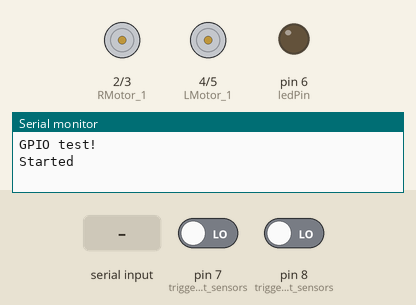
Bench run of a sketch on a simulated Arduino Uno, built with avr-gcc and run on an emulated ATmega328P. Shown: motor-driver pin pairs drawn as motors (green arrow = first pin HIGH = forward, orange = second pin HIGH = backward, longer = more drive, scaled by the enable pin), output pins drawn as LEDs (lit = HIGH), the last lines printed to the serial monitor. The test bench sets the inputs (shaded band); at power-on: pin 7 (trigger_light_sensors) LOW, pin 8 (trigger_light_sensors) LOW.

Above: at 2.2 s.
2.3 s: "2" received over the second serial link
At 2.7 s:
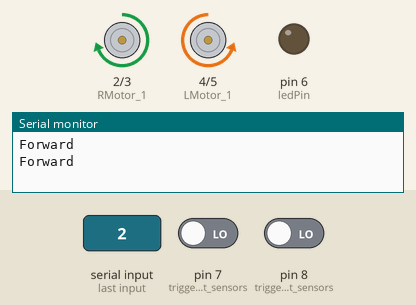
3.8 s: pin 7 (trigger_light_sensors) driven HIGH
At 5.1 s:
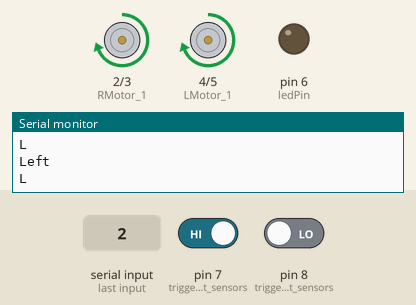
5.4 s: pin 8 (trigger_light_sensors) driven HIGH
At 6.4 s:
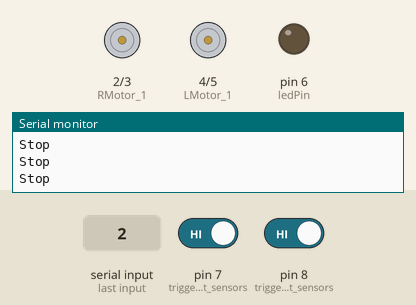
7.4 s: pin 7 (trigger_light_sensors) driven LOW
At 7.9 s:
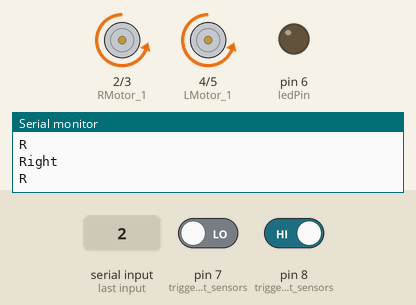
9.0 s: pin 8 (trigger_light_sensors) driven LOW
At 10.4 s:
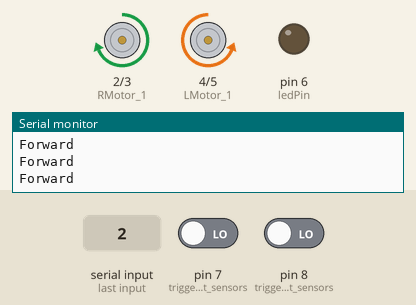
Timing chart, 0 to 36.8 s (numbered marks = the images above; inputs shaded):
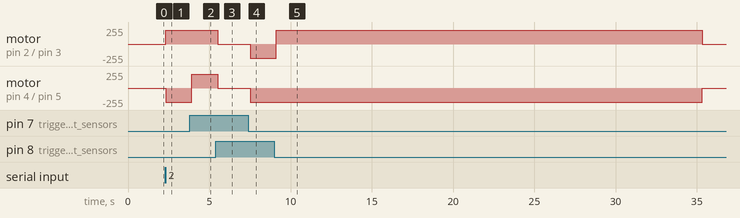

The sketch:

LIGHT.ino
```cpp
#include <SoftwareSerial.h>
SoftwareSerial serial_connection(12, 13);//Create a serial connection with TX and RX on these pins
#define BUFFER_SIZE 64//This will prevent buffer overruns.
#define ledPin 6 // Pin 7 for the LED

char inData[BUFFER_SIZE];//This is a character buffer where the data sent by the python script will go.
char inChar=-1;//Initialie the first character as nothing
int count=0;//This is the number of lines sent in from the python script
int i=0;
int RMotor_1 = 2;
int RMotor_2 = 3;
int LMotor_1 = 4;
int LMotor_2 = 5;
int REnable = 10;
int LEnable = 11;
int motor_speed;
uint32_t period = 11000L;
int loopcount;
void setup() {
  Serial.begin(9600);
  Serial.println("GPIO test!");
  pinMode(ledPin,OUTPUT);
  digitalWrite(ledPin,LOW);
  serial_connection.begin(9600);
  serial_connection.println("Reasdy");
  Serial.println("Started");
  pinMode(RMotor_1, OUTPUT);
  pinMode(RMotor_2, OUTPUT);
  pinMode(LMotor_1, OUTPUT);
  pinMode(LMotor_2, OUTPUT);
  pinMode(REnable, OUTPUT);
  pinMode(LEnable, OUTPUT);

  analogWrite(10, 210);
  analogWrite(11, 210);
  delay(1000);


}

void loop() {

  byte byte_count=serial_connection.available();//This gets the number of bytes that were sent by the python script
  if(byte_count)//If there are any bytes then deal with them
  {
    Serial.println("Incoming Data");//Signal to the monitor that something is happening
    int first_bytes=byte_count;//initialize the number of bytes that we might handle.
    int remaining_bytes=0;//Initialize the bytes that we may have to burn off to prevent a buffer overrun
    if(first_bytes>=BUFFER_SIZE-1)//If the incoming byte count is more than our buffer...
    {
      remaining_bytes=byte_count-(BUFFER_SIZE-1);//Reduce the bytes that we plan on handleing to below the buffer size
    }
    for(i=0;i<first_bytes;i++)//Handle the number of incoming bytes
    {
      inChar=serial_connection.read();//Read one byte
      inData[i]=inChar;//Put it into a character string(array)
    }
    inData[i]='\0';//This ends the character array with a null character. This signals the end of a string
    if(String(inData)=="2")//From Python script Turn LED ON when transmission starts
    {
      Serial.println("********* Control Handed Over to [Light Sensors] *********");
      digitalWrite(ledPin, LOW); // Turn LED ON
      uint32_t end_time=millis();
      for( uint32_t tStart = millis();  (end_time-tStart) <= period+period+period;  ){
      trigger_light_sensors();
      delay(100);
      end_time=millis();
      }
            move_stop();


    }
    else if(String(inData)=="h")//Turn OFF LED when transmission Stops
    {
      Serial.println("********* Control [CV] has detected Happy *********");
      digitalWrite(ledPin, HIGH); // Turn LED OFF
      emotion_happy();
      move_stop();
    }
    else if(String(inData)=="a"){
        Serial.println("********* Control [CV] has detected Anger *********");
        digitalWrite(ledPin,HIGH);
        emotion_anger();
              move_stop();

      }
     else if(String(inData)=="s"){
      Serial.println("********* Control [CV] has detected SAD *********");
      digitalWrite(ledPin,HIGH);
      emotion_sad();
            move_stop();


      }
    for(i=0;i<remaining_bytes;i++)//This burns off any remaining bytes that the buffer can't handle.
    {
      inChar=serial_connection.read();
    }
    Serial.println(inData);//Print to the monitor what was detected
    serial_connection.println("Bluetooth answers "+String(count)+": "+inData+" received");//Then send an incrmented string back to the python script
    count++;//Increment the line counter
  }
  delay(100);

}
//Start CV Code Block
void emotion_happy(){

  uint32_t end_time=millis();
for( uint32_t tStart = millis();  (end_time-tStart) <= period+period;  ){
   if (end_time-tStart<=period/2-2400){
    turn_left();
    }else if (end_time-tStart<=9500-3400){

      move_forward();
      }else if(end_time-tStart<=7650){
        turn_right();
        }else if(end_time-tStart<=11650){
          move_forward();
          }else{
            move_stop();
            }
      end_time=millis();
}
digitalWrite(ledPin, LOW);
move_stop();
  }

void emotion_sad(){
       // 5 minutes
uint32_t end_time=millis();
for( uint32_t tStart = millis();  (end_time-tStart) <= period+800;  ){
   if ((end_time-tStart)<=period/2){
    turn_left();
    }else{

      turn_right();
      }
      end_time=millis();
}
digitalWrite(ledPin, LOW);
move_stop();

  }

void emotion_anger(){

  uint32_t end_time=millis();
for( uint32_t tStart = millis();  (end_time-tStart) < period;  ){
   if ((end_time-tStart)<=4000){
    move_backward();
    //Serial.println("Back");
    }else if(end_time-tStart<=7000){

      move_stop();
      }else{
        move_forward();
            //Serial.println("forward");

        }
      end_time=millis();
}
digitalWrite(ledPin, LOW);
move_stop();

}
//End CV Code Block
// Start Light Module Code Block
void trigger_light_sensors(){
    int ldrright = digitalRead(7);
  int ldrleft = digitalRead(8);
    if (ldrright == 0 && ldrleft == 0) {
    Serial.println("Forward");
    move_forward();
  }
  if (ldrright == 0 && ldrleft == 1) {
    Serial.println("Right");
    turn_right();
  }
  if (ldrright == 1 && ldrleft == 0) {
    Serial.println("Left");
    turn_left();
  }
  if (ldrright == 1 && ldrleft == 1) {
    Serial.println("Stop");
    move_stop();
  }
  delay(100);
 }

void move_forward() {
  digitalWrite(RMotor_1, HIGH);
  digitalWrite(RMotor_2, LOW);
  digitalWrite(LMotor_1, LOW);
  digitalWrite(LMotor_2, HIGH);
}

void move_backward() {
  digitalWrite(RMotor_1, LOW);
  digitalWrite(RMotor_2, HIGH);
  digitalWrite(LMotor_1, HIGH);
  digitalWrite(LMotor_2, LOW);
}

void turn_right() {
  digitalWrite(RMotor_1, LOW);
  digitalWrite(RMotor_2, HIGH);
  digitalWrite(LMotor_1, LOW);

  digitalWrite(LMotor_2, HIGH);
      Serial.println("R");

}

void turn_left() {
  digitalWrite(RMotor_1, HIGH);
  digitalWrite(RMotor_2, LOW);
  digitalWrite(LMotor_1, HIGH);
  digitalWrite(LMotor_2, LOW);
      Serial.println("L");

}

void move_stop() {
  digitalWrite(RMotor_1, LOW);
  digitalWrite(RMotor_2, LOW);
  digitalWrite(LMotor_1, LOW);
  digitalWrite(LMotor_2, LOW);
}
// End Light Module Code Block
```

Measured:
- after the input at 2.3 s, motor on pin 2 (RMotor_1) / pin 3 (RMotor_2): stopped → forward 210/255 at once; motor on pin 4 (LMotor_1) / pin 5 (LMotor_2): stopped → backward 210/255 at once
- after the input at 3.8 s, motor on pin 4 (LMotor_1) / pin 5 (LMotor_2): backward 210/255 → forward 210/255 after 0.13 s
- after the input at 5.4 s, motor on pin 2 (RMotor_1) / pin 3 (RMotor_2), motor on pin 4 (LMotor_1) / pin 5 (LMotor_2): forward 210/255 → stopped after 0.13 s
- after the input at 7.4 s, motor on pin 2 (RMotor_1) / pin 3 (RMotor_2), motor on pin 4 (LMotor_1) / pin 5 (LMotor_2): stopped → backward 210/255 after 0.13 s
- after the input at 9.0 s, motor on pin 2 (RMotor_1) / pin 3 (RMotor_2): backward 210/255 → forward 210/255 after 0.13 s, → stopped 26.2 s later
